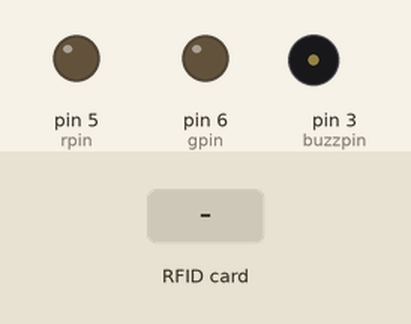
Bench run of a sketch on a simulated Arduino Uno, built with avr-gcc and run on an emulated ATmega328P. On the bench: output pins drawn as LEDs (lit = HIGH), buzzer (waves = sounding, pin HIGH). The test bench sets the inputs (shaded band). Pins used as bus, display or sensor lines are not drawn; what the sketch prints to the serial monitor is not drawn.

Above: at 1.2 s.
1.3 s: RFID card A4 69 53 64 held to the reader
At 2.1 s:
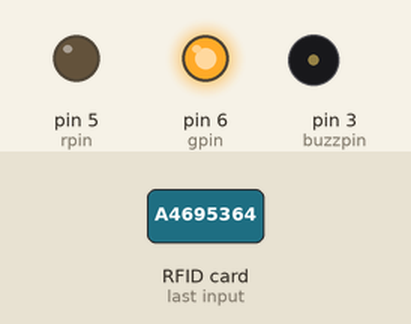
3.9 s: RFID card 5E 7A 19 C4 held to the reader
At 4.7 s:
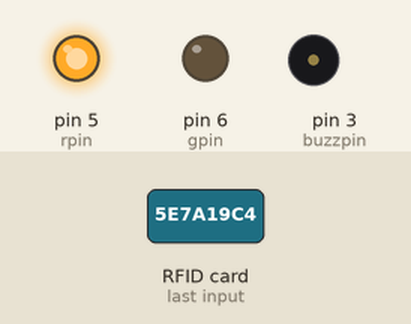
At 5.6 s:
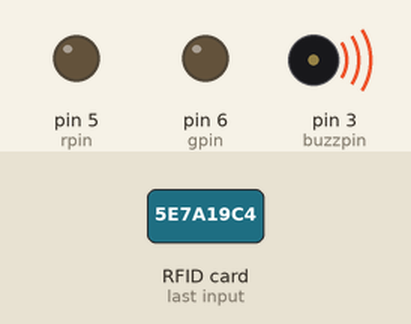
Timing chart, 0 to 11.4 s (numbered marks = the images above; inputs shaded):
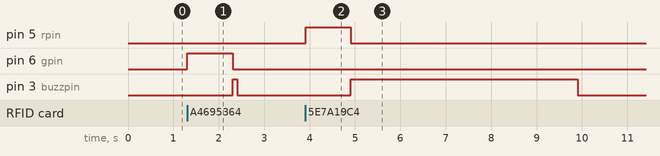

Measured:
- after the input at 1.3 s, pin 6 (gpin): LOW → HIGH at once, → LOW 1.0 s later; pin 3 (buzzpin): LOW → HIGH after 1.0 s, → LOW 0.10 s later
- after the input at 3.9 s, pin 5 (rpin): LOW → HIGH at once, → LOW 1.0 s later; pin 3 (buzzpin): LOW → HIGH after 1.0 s, → LOW 5.0 s later

The sketch:

RFID_card_tag_reader.ino
```cpp
#include <SPI.h>
#include <MFRC522.h>

#define RST_PIN         9          // Configurable, see typical pin layout above
#define SS_PIN          10         // Configurable, see typical pin layout above

int rpin=5;
int gpin=6;
int buzzpin=3;
MFRC522 mfrc522(SS_PIN, RST_PIN);  // Create MFRC522 instance

byte accessUID[4]={0xA4 ,0x69, 0x53, 0x64};

void setup() {
  Serial.begin(9600);   // Initialize serial communications with the PC
  while (!Serial);    // Do nothing if no serial port is opened (added for Arduinos based on ATMEGA32U4)
  SPI.begin();      // Init SPI bus
  mfrc522.PCD_Init();   // Init MFRC522
  delay(4);       // Optional delay. Some board do need more time after init to be ready, see Readme
  mfrc522.PCD_DumpVersionToSerial();  // Show details of PCD - MFRC522 Card Reader details
  Serial.println(F("Scan PICC to see UID, SAK, type, and data blocks..."));

  pinMode(gpin,OUTPUT);

  pinMode(rpin,OUTPUT);

  pinMode(buzzpin,OUTPUT);
}

void loop() {
  // Reset the loop if no new card present on the sensor/reader. This saves the entire process when idle.
  if ( ! mfrc522.PICC_IsNewCardPresent()) {
    return;
  }

  // Select one of the cards
  if ( ! mfrc522.PICC_ReadCardSerial()) {
    return;
  }

  // Dump debug info about the card; PICC_HaltA() is automatically called
  if(mfrc522.uid.uidByte[0]==accessUID[0] && mfrc522.uid.uidByte[1]==accessUID[1] && mfrc522.uid.uidByte[2]==accessUID[2] && mfrc522.uid.uidByte[3]==accessUID[3]){
    digitalWrite(gpin,HIGH);
    delay(1000);
    digitalWrite(gpin,LOW);

    digitalWrite(buzzpin,HIGH);
    delay(100);
    digitalWrite(buzzpin,LOW);
  }
  else
  {
    digitalWrite(rpin,HIGH);
    delay(1000);
    digitalWrite(rpin,LOW);

    digitalWrite(buzzpin,HIGH);
    delay(5000);
    digitalWrite(buzzpin,LOW);
  }
mfrc522.PICC_HaltA();
}
```
